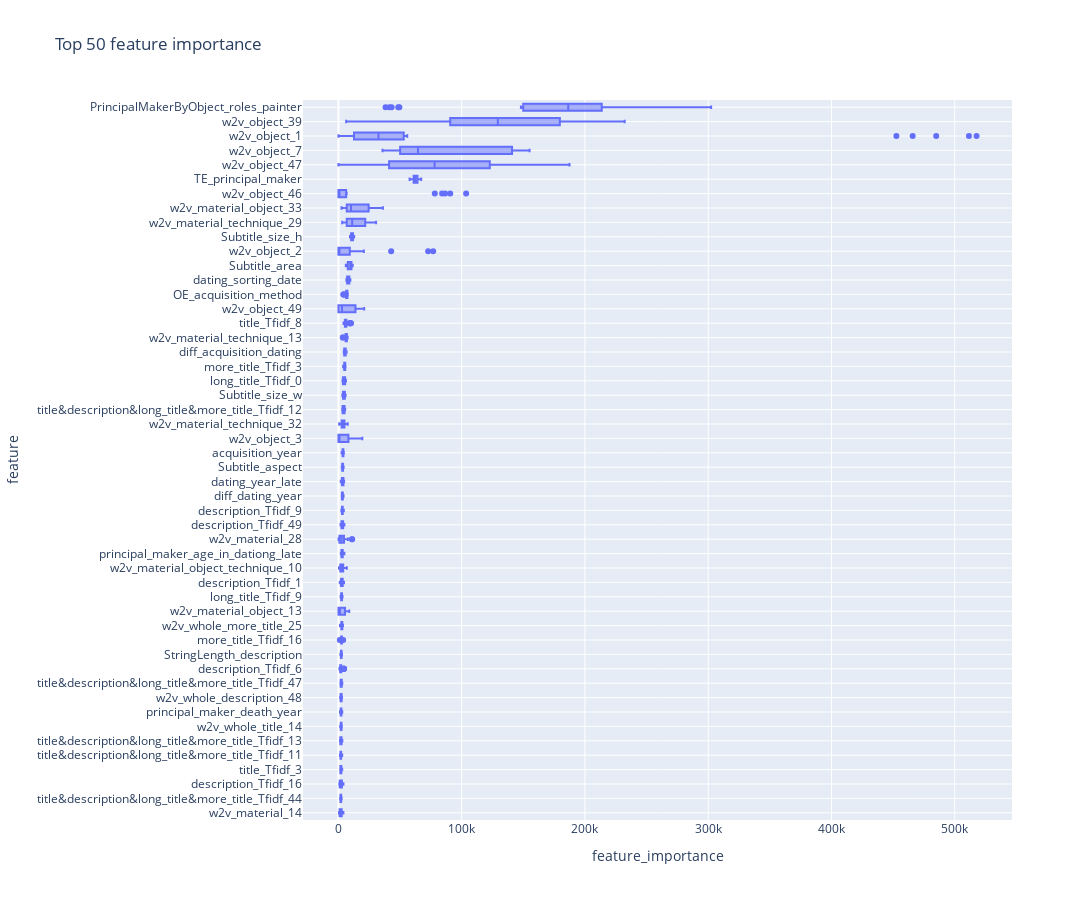

The notebook cell this image was saved under:
### Code cell
fig = show_feature_importance(models, X_train)
fig.show()

### Figure 1 — Plotly figure (JSON) as saved in the notebook; plotly's stock layout.template omitted (floating-point values rounded to 4 significant figures; data arrays with more than 128 entries replaced by an {"elided": "..."} marker saying what was removed)
{"data": [{"alignmentgroup": "True", "hovertemplate": "feature_importance=%{x}<br>feature=%{y}<extra></extra>", "legendgroup": "", "marker": {"color": "#636efa"}, "name": "", "notched": false, "offsetgroup": "", "orientation": "h", "showlegend": false, "type": "box", "x": {"elided": "1250 float values"}, "x0": " ", "xaxis": "x", "y": {"elided": "1250 str values"}, "y0": " ", "yaxis": "y"}], "layout": {"boxmode": "group", "height": 900, "legend": {"tracegroupgap": 0}, "title": {"text": "Top 50 feature importance"}, "width": 1250, "xaxis": {"anchor": "y", "domain": [0, 1], "title": {"text": "feature_importance"}}, "yaxis": {"anchor": "x", "categoryarray": ["w2v_material_14", "title&description&long_title&more_title_Tfidf_44", "description_Tfidf_16", "title_Tfidf_3", "title&description&long_title&more_title_Tfidf_11", "title&description&long_title&more_title_Tfidf_13", "w2v_whole_title_14", "principal_maker_death_year", "w2v_whole_description_48", "title&description&long_title&more_title_Tfidf_47", "description_Tfidf_6", "StringLength_description", "more_title_Tfidf_16", "w2v_whole_more_title_25", "w2v_material_object_13", "long_title_Tfidf_9", "description_Tfidf_1", "w2v_material_object_technique_10", "principal_maker_age_in_dationg_late", "w2v_material_28", "description_Tfidf_49", "description_Tfidf_9", "diff_dating_year", "dating_year_late", "Subtitle_aspect", "acquisition_year", "w2v_object_3", "w2v_material_technique_32", "title&description&long_title&more_title_Tfidf_12", "Subtitle_size_w", "long_title_Tfidf_0", "more_title_Tfidf_3", "diff_acquisition_dating", "w2v_material_technique_13", "title_Tfidf_8", "w2v_object_49", "OE_acquisition_method", "dating_sorting_date", "Subtitle_area", "w2v_object_2", "Subtitle_size_h", "w2v_material_technique_29", "w2v_material_object_33", "w2v_object_46", "TE_principal_maker", "w2v_object_47", "w2v_object_7", "w2v_object_1", "w2v_object_39", "PrincipalMakerByObject_roles_painter"], "categoryorder": "array", "domain": [0, 1], "showgrid": true, "title": {"text": "feature"}}}}
